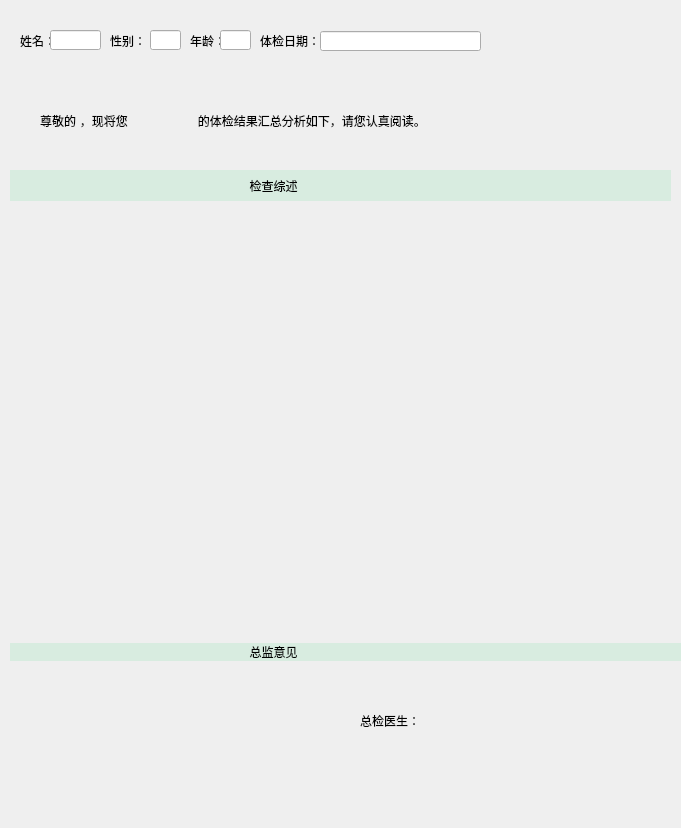
<?xml version="1.0" encoding="UTF-8"?>
<ui version="4.0">
 <class>report4</class>
 <widget class="QWidget" name="report4">
  <property name="geometry">
   <rect>
    <x>0</x>
    <y>0</y>
    <width>681</width>
    <height>828</height>
   </rect>
  </property>
  <property name="windowTitle">
   <string>Form</string>
  </property>
  <widget class="QLabel" name="label_examine">
   <property name="geometry">
    <rect>
     <x>10</x>
     <y>170</y>
     <width>661</width>
     <height>31</height>
    </rect>
   </property>
   <property name="styleSheet">
    <string notr="true">font: 75 12pt &quot;Aharoni&quot;;

background-color: rgb(216, 236, 224);</string>
   </property>
   <property name="text">
    <string>                                                                        检查综述</string>
   </property>
  </widget>
  <widget class="QLabel" name="label_3">
   <property name="geometry">
    <rect>
     <x>20</x>
     <y>20</y>
     <width>31</width>
     <height>41</height>
    </rect>
   </property>
   <property name="styleSheet">
    <string notr="true"/>
   </property>
   <property name="text">
    <string>姓名：</string>
   </property>
  </widget>
  <widget class="QLabel" name="label_4">
   <property name="geometry">
    <rect>
     <x>110</x>
     <y>20</y>
     <width>31</width>
     <height>41</height>
    </rect>
   </property>
   <property name="styleSheet">
    <string notr="true"/>
   </property>
   <property name="text">
    <string>性别：</string>
   </property>
  </widget>
  <widget class="QLabel" name="label_5">
   <property name="geometry">
    <rect>
     <x>190</x>
     <y>20</y>
     <width>31</width>
     <height>41</height>
    </rect>
   </property>
   <property name="styleSheet">
    <string notr="true"/>
   </property>
   <property name="text">
    <string>年龄：</string>
   </property>
  </widget>
  <widget class="QLabel" name="label_6">
   <property name="geometry">
    <rect>
     <x>260</x>
     <y>20</y>
     <width>61</width>
     <height>41</height>
    </rect>
   </property>
   <property name="styleSheet">
    <string notr="true"/>
   </property>
   <property name="text">
    <string>体检日期：</string>
   </property>
  </widget>
  <widget class="QLineEdit" name="lineEdit_name">
   <property name="geometry">
    <rect>
     <x>50</x>
     <y>30</y>
     <width>51</width>
     <height>20</height>
    </rect>
   </property>
   <property name="text">
    <string/>
   </property>
  </widget>
  <widget class="QLineEdit" name="lineEdit_sex">
   <property name="geometry">
    <rect>
     <x>150</x>
     <y>30</y>
     <width>31</width>
     <height>20</height>
    </rect>
   </property>
   <property name="text">
    <string/>
   </property>
  </widget>
  <widget class="QLineEdit" name="lineEdit_age">
   <property name="geometry">
    <rect>
     <x>220</x>
     <y>30</y>
     <width>31</width>
     <height>20</height>
    </rect>
   </property>
   <property name="text">
    <string/>
   </property>
  </widget>
  <widget class="QLineEdit" name="lineEdit_date">
   <property name="geometry">
    <rect>
     <x>320</x>
     <y>31</y>
     <width>161</width>
     <height>20</height>
    </rect>
   </property>
   <property name="text">
    <string/>
   </property>
  </widget>
  <widget class="QLabel" name="label_7">
   <property name="geometry">
    <rect>
     <x>460</x>
     <y>30</y>
     <width>201</width>
     <height>31</height>
    </rect>
   </property>
   <property name="styleSheet">
    <string notr="true">background-image: url(:/new/picture/index3.png);</string>
   </property>
   <property name="text">
    <string/>
   </property>
  </widget>
  <widget class="QLabel" name="label_9">
   <property name="geometry">
    <rect>
     <x>0</x>
     <y>70</y>
     <width>681</width>
     <height>16</height>
    </rect>
   </property>
   <property name="styleSheet">
    <string notr="true">background-image: url(:/new/picture/index4.png);</string>
   </property>
   <property name="text">
    <string/>
   </property>
  </widget>
  <widget class="QLabel" name="label_2">
   <property name="geometry">
    <rect>
     <x>20</x>
     <y>100</y>
     <width>581</width>
     <height>41</height>
    </rect>
   </property>
   <property name="text">
    <string>                  ，现将您                     的体检结果汇总分析如下，请您认真阅读。</string>
   </property>
  </widget>
  <widget class="QLabel" name="label_8">
   <property name="geometry">
    <rect>
     <x>20</x>
     <y>760</y>
     <width>651</width>
     <height>61</height>
    </rect>
   </property>
   <property name="styleSheet">
    <string notr="true">background-image: url(:/new/picture/index2.png);</string>
   </property>
   <property name="text">
    <string/>
   </property>
  </widget>
  <widget class="QWidget" name="layoutWidget">
   <property name="geometry">
    <rect>
     <x>10</x>
     <y>210</y>
     <width>671</width>
     <height>471</height>
    </rect>
   </property>
   <layout class="QVBoxLayout" name="verticalLayout">
    <item>
     <widget class="QLabel" name="label_context">
      <property name="styleSheet">
       <string notr="true"/>
      </property>
      <property name="text">
       <string/>
      </property>
     </widget>
    </item>
    <item>
     <spacer name="verticalSpacer_2">
      <property name="orientation">
       <enum>Qt::Vertical</enum>
      </property>
      <property name="sizeHint" stdset="0">
       <size>
        <width>20</width>
        <height>40</height>
       </size>
      </property>
     </spacer>
    </item>
    <item>
     <widget class="QLabel" name="label_context_3">
      <property name="styleSheet">
       <string notr="true"/>
      </property>
      <property name="text">
       <string/>
      </property>
     </widget>
    </item>
    <item>
     <widget class="QLabel" name="label_advice">
      <property name="styleSheet">
       <string notr="true">font: 75 12pt &quot;Aharoni&quot;;

background-color: rgb(216, 236, 224);</string>
      </property>
      <property name="text">
       <string>                                                                        总监意见</string>
      </property>
     </widget>
    </item>
    <item>
     <widget class="QLabel" name="label_context_2">
      <property name="styleSheet">
       <string notr="true"/>
      </property>
      <property name="text">
       <string/>
      </property>
     </widget>
    </item>
   </layout>
  </widget>
  <widget class="QWidget" name="layoutWidget">
   <property name="geometry">
    <rect>
     <x>360</x>
     <y>690</y>
     <width>311</width>
     <height>61</height>
    </rect>
   </property>
   <layout class="QHBoxLayout" name="horizontalLayout">
    <item>
     <widget class="QLabel" name="label_doctor">
      <property name="text">
       <string>总检医生：</string>
      </property>
     </widget>
    </item>
    <item>
     <widget class="QLabel" name="label_sign">
      <property name="styleSheet">
       <string notr="true"/>
      </property>
      <property name="text">
       <string/>
      </property>
     </widget>
    </item>
   </layout>
  </widget>
  <widget class="QLabel" name="label">
   <property name="geometry">
    <rect>
     <x>40</x>
     <y>110</y>
     <width>41</width>
     <height>21</height>
    </rect>
   </property>
   <property name="styleSheet">
    <string notr="true"/>
   </property>
   <property name="text">
    <string>尊敬的</string>
   </property>
  </widget>
  <widget class="QLabel" name="label_name">
   <property name="geometry">
    <rect>
     <x>80</x>
     <y>110</y>
     <width>51</width>
     <height>21</height>
    </rect>
   </property>
   <property name="styleSheet">
    <string notr="true"/>
   </property>
   <property name="text">
    <string/>
   </property>
  </widget>
  <widget class="QLabel" name="label_date">
   <property name="geometry">
    <rect>
     <x>180</x>
     <y>110</y>
     <width>121</width>
     <height>21</height>
    </rect>
   </property>
   <property name="styleSheet">
    <string notr="true"/>
   </property>
   <property name="text">
    <string/>
   </property>
  </widget>
  <zorder>layoutWidget</zorder>
  <zorder>layoutWidget</zorder>
  <zorder>label_examine</zorder>
  <zorder>label_3</zorder>
  <zorder>label_4</zorder>
  <zorder>label_5</zorder>
  <zorder>label_6</zorder>
  <zorder>lineEdit_name</zorder>
  <zorder>lineEdit_sex</zorder>
  <zorder>lineEdit_age</zorder>
  <zorder>lineEdit_date</zorder>
  <zorder>label_7</zorder>
  <zorder>label_9</zorder>
  <zorder>label_2</zorder>
  <zorder>label_8</zorder>
  <zorder>label</zorder>
  <zorder>label_name</zorder>
  <zorder>label_date</zorder>
 </widget>
 <resources/>
 <connections/>
</ui>
